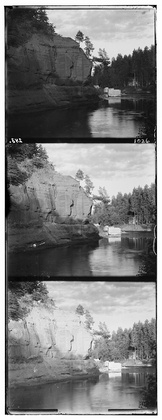
%> input picture Assignment 1/HTML/files/00172v.jpg, 162 x 420 px, shrunk from 396 x 1024 before the run, given in place of 1.png, which was not available
$ octave run.m   (GNU Octave 9; MATLAB toolbox functions it lacks are replaced by stand-ins)
%> lines starting %> are read from the running program, lines starting %| are printed output that depends on the picture; in (x1, y1, x2, y2) boxes, pixels count from 0 and x2, y2 are one past the last pixel; in counts of white or black regions, pixels touching at a corner belong together; the program's own positions count from 1; pictures that were not available may be replaced by others from this repository, and a replacement may not be noted
### Assignment 3/code/bayesian_matting/bayesian_matting_2.m
function [F, B, alpha] = bayesian_matting_2(img, trimap)
    % Put your code here
    [H,W,~]=size(img);
    mask=trimap==0.5;
    N=10;
    sigma_C=0.2;
    sigma=5;
    F=zeros(H,W,3);
    B=zeros(H,W,3);
    for i=1:3
        F(:,:,i)=img(:,:,i).*(trimap==1);
        B(:,:,i)=img(:,:,i).*(trimap==0);
    end
    weight=((ones(2*N+1,1)*(-N:N))).^2+((-N:N)'*ones(1,2*N+1)).^2;
    weight=exp(-weight/sigma^2);
    % Intialize alpha
    [alpha,seq]=initialAlpha(trimap);
    for k=1:size(seq,1)
        x=seq(k,1);
        y=seq(k,2);
        % Fix alpha solve F,B
        n1=max(1,x-N):min(H,x+N);
        n2=max(1,y-N):min(W,y+N);
        F1=F(n1,n2,:);
        B1=B(n1,n2,:);
        wf=weight(N+1-x+n1,N+1-y+n2).*(alpha(n1,n2).^2);
        wb=weight(N+1-x+n1,N+1-y+n2).*((1-alpha(n1,n2)).^2);
        wf=wf(~mask(n1,n2));
        wb=wb(~mask(n1,n2));
        fv=F1(~mask(n1,n2));
        for i=2:3
            F1c=F1(:,:,i);
            fv(:,i)=F1c(~mask(n1,n2));
        end
        bv=B1(~mask(n1,n2));
        for i=2:3
            B1c=B1(:,:,i);
            bv(:,i)=B1c(~mask(n1,n2));
        end
        C=[img(x,y,1);img(x,y,2);img(x,y,3)];
        idx=kmeans(fv,3,'start','uniform', 'emptyaction','singleton');
        f_seg=cell(3,2);
        fc=0;
        for i=1:3
            if size(fv(idx==i,:),1)>size(fv,1)/6
                fc=fc+1;
                [f_bar,sigmaF]=getMeanCovar(fv(idx==i,:),wf(idx==i));
                f_seg{fc,1}=f_bar;
                f_seg{fc,2}=sigmaF;
            end
        end

        idx=kmeans(bv,3,'start','uniform', 'emptyaction','drop');
        b_seg=cell(3,2);
        bc=0;
        for i=1:3
            if size(bv(idx==i,:),1)>size(bv,1)/6
                bc=bc+1;
                [b_bar,sigmaB]=getMeanCovar(bv(idx==i,:),wb(idx==i));
                b_seg{bc,1}=b_bar;
                b_seg{bc,2}=sigmaB;
            end
        end

        maxL=-inf;
        maxF=[];
        maxB=[];

        for i=1:fc
            for j=1:bc
                [F2,B2,lhood]=solveFB(alpha(x,y),f_seg{i,1},b_seg{j,1},f_seg{i,2},b_seg{j,2},C,sigma_C);
                if lhood>maxL
                    maxF=F2;
                    maxB=B2;
                end
            end
        end

        F(x,y,:)=maxF;
        B(x,y,:)=maxB;
        mask(x,y)=false;
        % Fix F,B solve alpha
        FBdist=sumsqr(maxF-maxB);
        a2=0.5;
        if FBdist>0
            a2=(C-maxB)'*(maxF-maxB);
        end
        a2=min(max(a2,0),1);
        alpha(x,y)=a2;
    end
end

### Assignment 3/code/bayesian_matting/run.m
input=[1,2];
for j=1:size(input,2)
    index=input(j);
    source=sprintf('img/%d.png',index);
    source2=sprintf('segmentation/%d.png',index);
    out1=sprintf('img/%d_alpha_k.png',index);
    out2=sprintf('img/%d_F.png',index);
    out3=sprintf('img/%d_B.png',index);
    out4=sprintf('img/%d_matte_k.png',index);
    img= im2double(imread(source));
%> img: size 420x162 double; min 0, max 1, mean 0.499
    trimap = im2double(imread(source2));
    trimap(trimap>0.2 & trimap<0.8)=0.5;
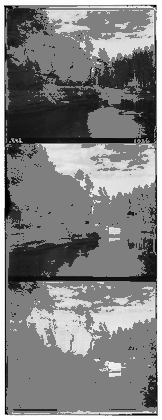
%> trimap: size 420x162 double; min 0, max 1, mean 0.507
    trimap(trimap<=0.2)=0;
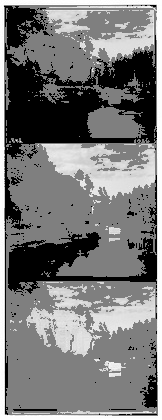
%> trimap: size 420x162 double; min 0, max 1, mean 0.475
    trimap(trimap>=0.8)=1;
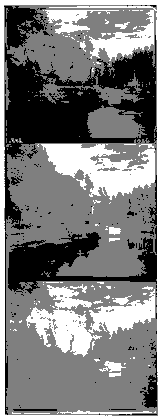
%> trimap: size 420x162 double; min 0, max 1, mean 0.499; mean of the top-left, top-right, bottom-left and bottom-right quarters 0.386, 0.547, 0.506, 0.555
    trimap=trimap(:,:,1);
    tic;
    warning off;
    [F,B,alpha] = bayesian_matting_2(img, trimap);
%> in bayesian_matting_2, `mask=trimap==0.5;`:
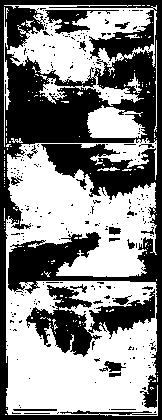
%> mask: size 420x162 logical; 53.6% white; 269 black regions (246 under 20 px), largest, box (x1, y1, x2, y2) and area: (0, 0, 162, 420) 25534, (26, 285, 155, 357) 3711, (45, 10, 119, 34) 688
%> the run ends on the next line

$ run again, on Assignment 1/HTML/files/00308v.jpg
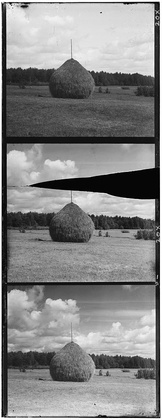
%> input picture Assignment 1/HTML/files/00308v.jpg, 162 x 420 px, shrunk from 396 x 1024 before the run, given in place of 1.png, which was not available
%> `trimap(trimap<=0.2)=0;`:
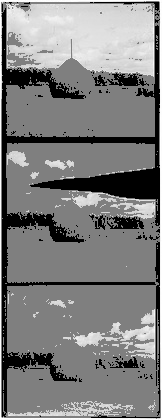
%> trimap: size 420x162 double; min 0, max 1, mean 0.5
%> in bayesian_matting_2, `mask=trimap==0.5;`:
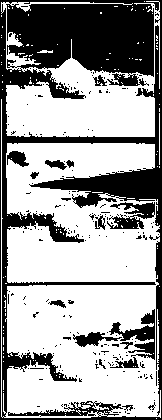
%> mask: size 420x162 logical; 63.3% white; 208 black regions (191 under 20 px), largest, box (x1, y1, x2, y2) and area: (0, 0, 162, 420) 21645, (109, 309, 155, 360) 827, (107, 202, 155, 229) 674

$ run again, on Assignment 1/HTML/files/00892v.jpg
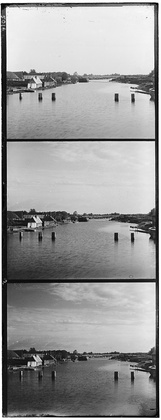
%> input picture Assignment 1/HTML/files/00892v.jpg, 161 x 420 px, shrunk from 392 x 1024 before the run, given in place of 1.png, which was not available
%> `trimap(trimap<=0.2)=0;`:
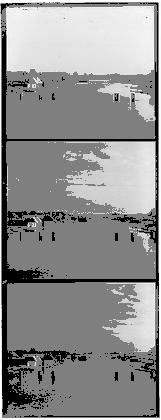
%> trimap: size 420x161 double; min 0, max 1, mean 0.563
%> in bayesian_matting_2, `mask=trimap==0.5;`:
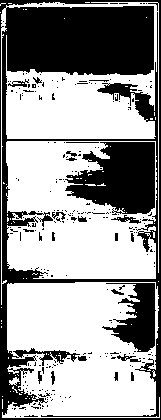
%> mask: size 420x161 logical; 60.9% white; 248 black regions (224 under 20 px), largest, box (x1, y1, x2, y2) and area: (0, 0, 161, 420) 18543, (65, 142, 155, 215) 4582, (102, 283, 156, 352) 1899
